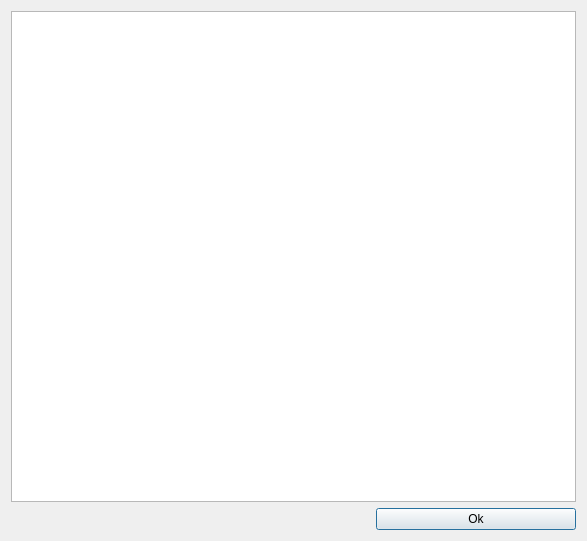
<?xml version="1.0" encoding="UTF-8"?>
<ui version="4.0">
 <class>view_student_results</class>
 <widget class="QDialog" name="view_student_results">
  <property name="geometry">
   <rect>
    <x>0</x>
    <y>0</y>
    <width>587</width>
    <height>541</height>
   </rect>
  </property>
  <property name="windowTitle">
   <string>Dialog</string>
  </property>
  <layout class="QGridLayout" name="gridLayout">
   <item row="0" column="0">
    <widget class="QListView" name="scrollResults"/>
   </item>
   <item row="1" column="0">
    <layout class="QHBoxLayout" name="btns">
     <item>
      <spacer name="horizontalSpacer">
       <property name="orientation">
        <enum>Qt::Horizontal</enum>
       </property>
       <property name="sizeHint" stdset="0">
        <size>
         <width>40</width>
         <height>20</height>
        </size>
       </property>
      </spacer>
     </item>
     <item>
      <widget class="QPushButton" name="pushButton">
       <property name="sizePolicy">
        <sizepolicy hsizetype="Preferred" vsizetype="Preferred">
         <horstretch>0</horstretch>
         <verstretch>0</verstretch>
        </sizepolicy>
       </property>
       <property name="minimumSize">
        <size>
         <width>200</width>
         <height>0</height>
        </size>
       </property>
       <property name="text">
        <string>Ok</string>
       </property>
      </widget>
     </item>
    </layout>
   </item>
  </layout>
 </widget>
 <resources/>
 <connections/>
</ui>
